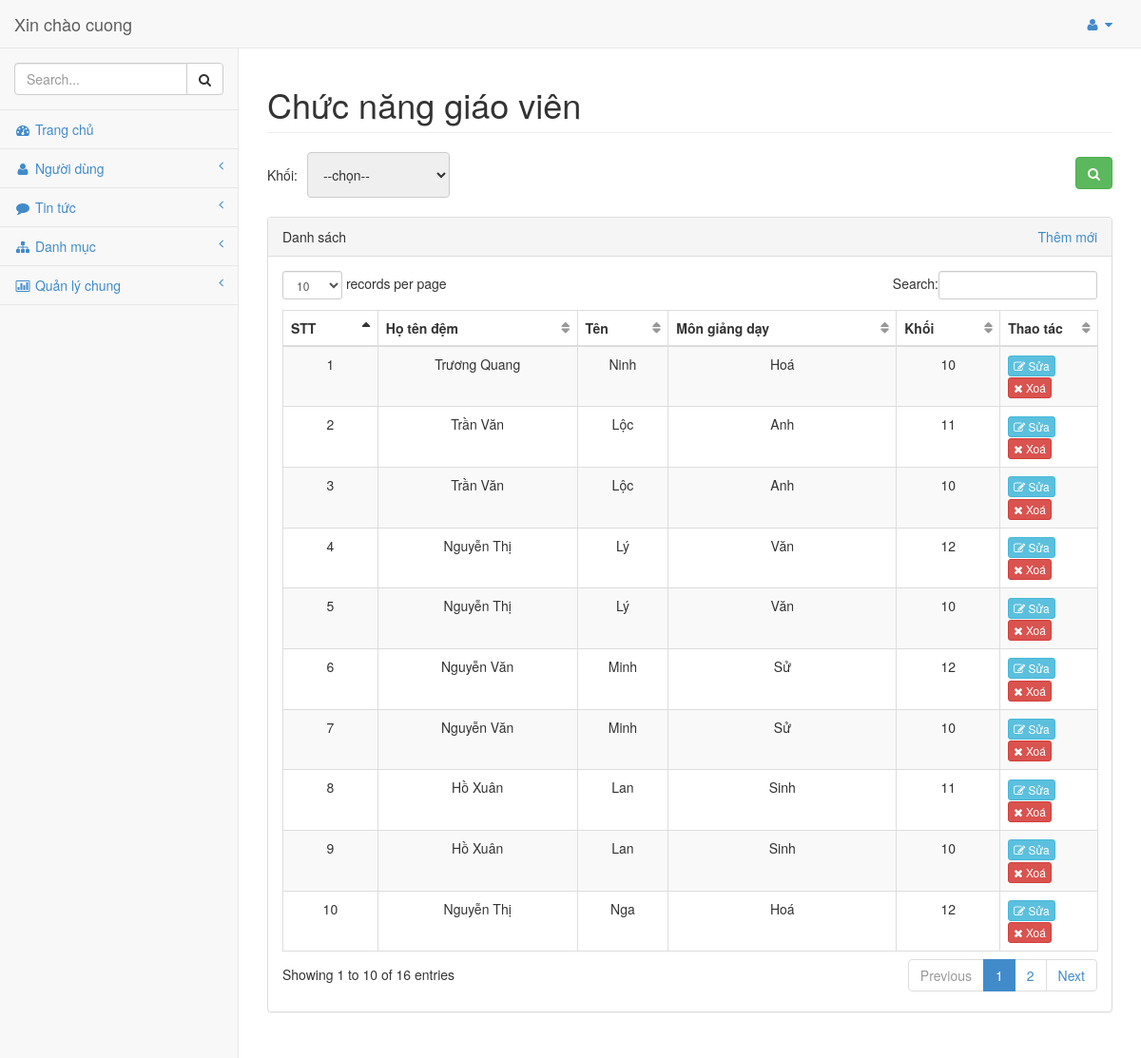
The app's page /admin/modules/cn_giaovien/index.php (signed in) with its own data.
### tables this page shows
CREATE TABLE `chucnang_gv` (
  `id_cn_gv` int NOT NULL,
  `magv` int NOT NULL,
  `mamh` int NOT NULL,
  `makhoi` int NOT NULL
);

CREATE TABLE `giaovien` (
  `magv` int NOT NULL,
  `hoten_dem` varchar(50) NOT NULL,
  `ten_gv` varchar(30) NOT NULL,
  `password` varchar(20) NOT NULL,
  `chucvu` varchar(30) NOT NULL,
  `gioitinh` varchar(20) NOT NULL,
  `diachi` varchar(50) NOT NULL,
  `sodt` varchar(11) NOT NULL,
  `email` varchar(30) NOT NULL,
  `tinhtrang` int NOT NULL DEFAULT '1',
  `quyen` int NOT NULL DEFAULT '0',
  `ngaydk` date NOT NULL
);

CREATE TABLE `monhoc` (
  `mamh` int NOT NULL,
  `tenmh` varchar(30) NOT NULL
);

CREATE TABLE `khoi` (
  `makhoi` int NOT NULL,
  `tenkhoi` varchar(30) NOT NULL
);

### admin/libraries/database.php (called while the page is built, shortened)
<?php
    include("connect.php");
    $sql = 'SELECT * FROM chucnang_gv cngv INNER JOIN giaovien gv ON gv.magv = cngv.magv INNER JOIN monhoc mh ON mh.mamh = cngv.mamh INNER JOIN khoi k ON k.makhoi = cngv.makhoi ORDER BY cngv.id_cn_gv DESC';
    $dl_cngv = $conn->query($sql);
?>

### admin/modules/cn_giaovien/index.php (the view, shortened to what this page needs)
<?php require_once __DIR__ . "../../header.php"; ?>
<div id="page-wrapper">
    <div class="row">
        <div class="col-lg-12">
            <h1 class="page-header">Chức năng giáo viên
            </h1>
        </div>
    </div>
    <div class="row">
        <div class="col-lg-12">
            <form action="" method="POST">
                <table style="width: 100%; margin-bottom: 20px;">
                    <tbody>
                        <tr>
                            <td>
                                <table style="width: 100%;">
                                    <tbody>
                                        <tr style="float: left;">
                                            <td><span style="margin-right: 10px">Khối: </span></td>
                                            <td>
                                                <select name="makhoi" class="subject-select" style="width:150px;">
                                                    <option value="">--chọn--</option>
                                                </select>
                                            </td>
                                        </tr>
                                        <tr style="float: right; padding-top: 5px;">
                                            <td>
                                                <button class="btn btn-success" type="submit" name="search"
                                                    value="search"><i class="fa fa-search"></i></button>
                                            </td>
                                        </tr>
                                    </tbody>
                                </table>
                            </td>
                        </tr>
                    </tbody>
                </table>
            </form>
        </div>
    </div>
    <div class="row">
        <div class="col-lg-12">
            <form action="" method="POST">
                <div class="panel panel-default">
                    <div class="panel-heading">
                        Danh sách
                        <div class="link-create" style="float: right;">
                            <a href="add.php">Thêm mới</a>
                        </div>
                    </div>
                    <div class="panel-body">
                        <div class="table-responsive">
                            <table class="table table-striped table-bordered table-hover" id="dataTables-example">
                                <thead>
                                    <tr>
                                        <th align='center'>STT</th>
                                        <th align='center'>Họ tên đệm</th>
                                        <th align='center'>Tên</th>
                                        <th align='center'>Môn giảng dạy</th>
                                        <th align='center'>Khối</th>
                                        <th align='center'>Thao tác</th>
                                    </tr>
                                </thead>
                                <tbody>
                                    <?php
                                    $stt = 1;
                                    if ($_SERVER['REQUEST_METHOD'] == "POST") {
                                        $error = array();
                                        if (empty($_POST['makhoi'])) {
                                            $error['makhoi'] = "Bạn cần chọn khối";
                                        } else {
                                            $makhoi = $_POST['makhoi'];
                                        }
                                        if (empty($error)) {
                                            switch ($search) {
                                                case "ds":
                                                    foreach ($result_dlhs as $row) {
                                                        echo "
                                                                <tr class='odd gradeX'>
                                                                    <td align='center'>
                                                                        " . $stt . "
                                                                    </td>
                                                                    <td align='center'>" . $row['hoten_dem'] . "</td>
                                                                    <td align='center'>" . $row['ten_gv'] . "</td>
                                                                    <td align='center'>" . $row['tenmh'] . "</td>
                                                                    <td align='center'>" . $row['tenkhoi'] . "</td>
                                                                    <td class='center' style='width: 12%'>
                                                                        <a class='btn btn-xs btn-info' align='center' href='edit.php?id=" . $row['id_cn_gv'] . "'> <i class='fa fa-edit'></i> Sửa</a>
                                                                        <a class='btn btn-xs btn-danger' align='center' href='delete.php?id=" . $row['id_cn_gv'] . "'> <i class='fa fa-times'></i> Xoá</a>
                                                                    </td>
                                                                </tr>
                                                                ";
                                                        $stt++;
                                                    }
                                                    break;
                                            }
                                        }
                                    } else {
                                        foreach ($dl_cngv as $row) {
                                            echo "
                                                                <tr class='odd gradeX'>
                                                                    <td align='center'>
                                                                        " . $stt . "
                                                                    </td>
                                                                    <td align='center'>" . $row['hoten_dem'] . "</td>
                                                                    <td align='center'>" . $row['ten_gv'] . "</td>
                                                                    <td align='center'>" . $row['tenmh'] . "</td>
                                                                    <td align='center'>" . $row['tenkhoi'] . "</td>
                                                                    <td class='center' style='width: 12%'>
                                                                        <a class='btn btn-xs btn-info' align='center' href='edit.php?id=" . $row['id_cn_gv'] . "'> <i class='fa fa-edit'></i> Sửa</a>
                                                                        <a class='btn btn-xs btn-danger' align='center' href='delete.php?id=" . $row['id_cn_gv'] . "'> <i class='fa fa-times'></i> Xoá</a>
                                                                    </td>
                                                                </tr>
                                                                ";
                                            $stt++;
                                        }
                                    }
                                    ?>
                                </tbody>
                            </table>
                        </div>
                    </div>
                </div>
            </form>
        </div>
    </div>
</div>
<?php require_once __DIR__ . "../../footer.php"; ?>

### admin/libraries/css/sb-admin.css (style rules this page uses)
body { padding-top: 100px; background-color: #f8f8f8; }
@media (min-width:768px) { body { padding-top: 50px; } }
#page-wrapper { padding: 0 15px; min-height: 568px; background-color: #fff; }
@media (min-width:768px) { #page-wrapper { position: inherit; margin: 0 0 0 250px; padding: 0 30px; min-height: 1300px; border-left: 1px solid #e7e7e7; } }
table.dataTable thead .sorting, table.dataTable thead .sorting_asc, table.dataTable thead .sorting_desc, table.dataTable thead .sorting_asc_disabled, table.dataTable thead .sorting_desc_disabled { background: transparent; }
table.dataTable thead .sorting_asc:after { content: "\f0de"; float: right; font-family: fontawesome; }
table.dataTable thead .sorting:after { content: "\f0dc"; float: right; font-family: fontawesome; color: rgba(50,50,50,.5); }

### admin/libraries/css/style.css (style rules this page uses)
.row input[type=text],select, textarea { width: 100%; padding: 12px; border: 1px solid #ccc; border-radius: 4px; resize: vertical; outline: none; }
.row:after { content: ""; display: table; clear: both; }

### records on screen
chucnang_gv: magv.hoten_dem "Trương Quang", magv.ten_gv "Ninh", mamh.tenmh "Hoá", makhoi.tenkhoi "10"
chucnang_gv: magv.hoten_dem "Trần Văn", magv.ten_gv "Lộc", mamh.tenmh "Anh", makhoi.tenkhoi "11"
chucnang_gv: magv.hoten_dem "Trần Văn", magv.ten_gv "Lộc", mamh.tenmh "Anh", makhoi.tenkhoi "10"
chucnang_gv: magv.hoten_dem "Nguyễn Thị", magv.ten_gv "Lý", mamh.tenmh "Văn", makhoi.tenkhoi "12"
chucnang_gv: magv.hoten_dem "Nguyễn Thị", magv.ten_gv "Lý", mamh.tenmh "Văn", makhoi.tenkhoi "10"
chucnang_gv: magv.hoten_dem "Nguyễn Văn", magv.ten_gv "Minh", mamh.tenmh "Sử", makhoi.tenkhoi "12"
chucnang_gv: magv.hoten_dem "Nguyễn Văn", magv.ten_gv "Minh", mamh.tenmh "Sử", makhoi.tenkhoi "10"
chucnang_gv: magv.hoten_dem "Hồ Xuân", magv.ten_gv "Lan", mamh.tenmh "Sinh", makhoi.tenkhoi "11"
chucnang_gv: magv.hoten_dem "Hồ Xuân", magv.ten_gv "Lan", mamh.tenmh "Sinh", makhoi.tenkhoi "10"
chucnang_gv: magv.hoten_dem "Nguyễn Thị", magv.ten_gv "Nga", mamh.tenmh "Hoá", makhoi.tenkhoi "12"

### other values on screen
$_SESSION['admin'] "cuong"
